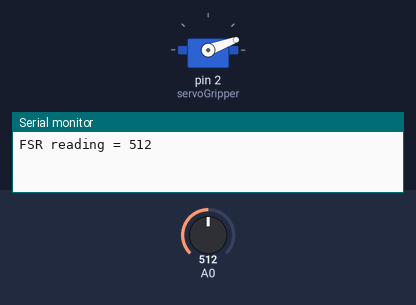
The sketch below on a simulated Arduino Uno, built with avr-gcc and run on an emulated ATmega328P. Shown: servo, the last lines printed to the serial monitor. The test bench sets the inputs (shaded band); at power-on: A0 = 512.

Above: at 0.05 s.
At 1.35 s:
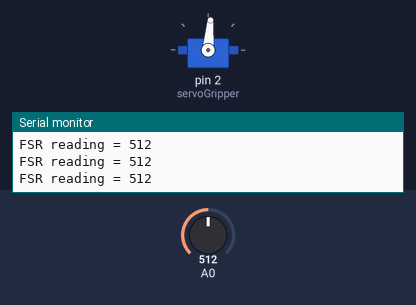
At 2.65 s:
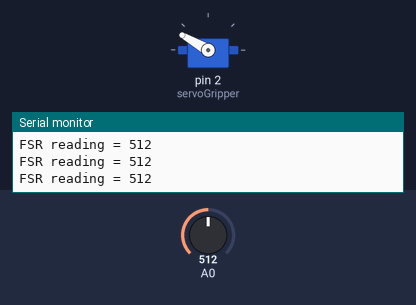
At 5.3 s:
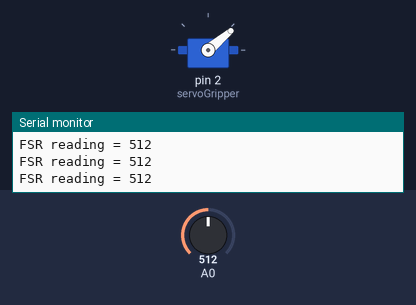
Timing chart, 0 to 7.6 s (numbered marks = the images above):
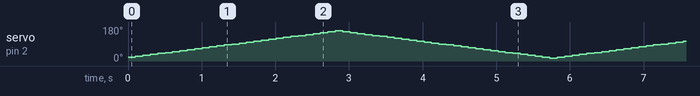

The sketch:

tr1-parallel-jaw-gripper-example-arduino.ino
```cpp
#include <Servo.h>

Servo servoGripper;

int fsrReading;
int gripper = 15;
bool up = true;

void setup(void) {
  Serial.begin(115200);
  servoGripper.attach(2);
}

void loop(void) {
  if (up == true && gripper >= 160) {
    gripper -= 5;
    up = false;
  } else if (up == true && gripper < 160) {
    gripper += 5;
  } else if (up == false && gripper <= 15) {
    gripper += 5;
    up = true;
  } else if (up == false && gripper > 15) {
    gripper -= 5;
  }

  servoGripper.write(gripper);
  fsrReading = analogRead(A0);

  Serial.print("FSR reading = ");
  Serial.println(fsrReading);

  delay(100);
}
```
